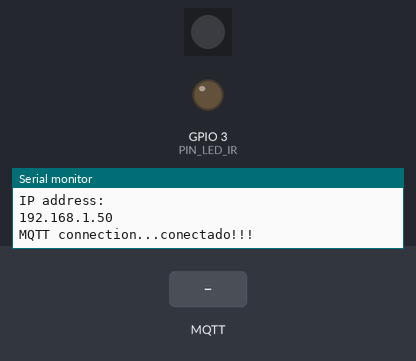
This program was run on a simulated ESP8266 (NodeMCU). On the bench: 1 RGB LEDs in strip order, left to right, output pins drawn as LEDs (lit = HIGH), the last lines printed to the serial monitor. The inputs (shaded band) are chosen by the test bench. Dim RGB values are drawn brighter than linear; WiFi joins after 1.5 s; servers stay silent unless stated; the strip is taken to match the declared colour order; random numbers use the default seed unless the program sets one; no MQTT or app messages arrive unless stated.

Above: at 3.1 s.
3.2 s: MQTT message "AUTO27" arrives on the first subscribed topic
At 3.32 s:
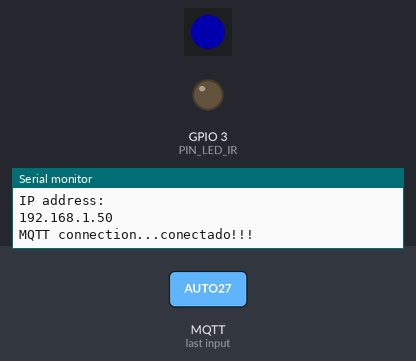
4.9 s: MQTT message "AUTO27" arrives on the second subscribed topic
At 5.7 s:
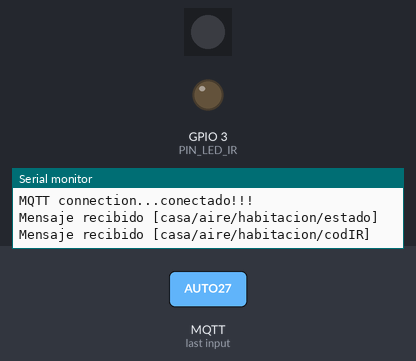
Timing chart, 0 to 7.9 s (numbered marks = the images above; inputs shaded):
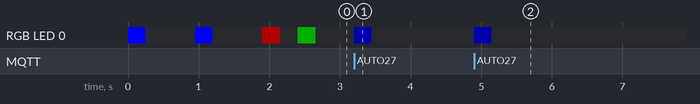

The program:

main.cpp
```cpp
// Dispositivo para enviar via infrarrojos códigos RAW
// Capturados previsamente mediante IRrecvDumpV2.ino
// @akirasan agosto 2020

#include <Arduino.h>
#include <IRremoteESP8266.h>
#include <IRsend.h>

#include <ESP8266WiFi.h>
#include <PubSubClient.h>

#include <Adafruit_NeoPixel.h>

// Configuración WiFi y servidor MQTT
#include "configuration.h" // Configura tus datos de conexión

#define topic_hola "casa/aire/habitacion"             // "Hola" al conectar al servidor MQTT
#define topic_escenario "casa/aire/habitacion/estado" // Enviamos estado/escenario pregrabado
#define topic_codigoIR "casa/aire/habitacion/codIR"   // Enviamos una array RAW con el código que queremos emitir por IR

WiFiClient espClient;
PubSubClient client(espClient);

const uint16_t PIN_LED_IR = 3; // ESP8266 GPIO pin to use. ESP8266-01 GPIO3 / RX
                               // Si quieres usar el GPIO2 recuerda montar con un transistor 2N222 por ejemplo
IRsend irsend(PIN_LED_IR);
int khz = 38;

// LED WS2812 - Ayuda visual para estado del dispositivo
#define PIN 0
#define NUMPIXELS 1
Adafruit_NeoPixel led_RGB(NUMPIXELS, PIN, NEO_RGB + NEO_KHZ800);

// Datos capturados con IRrecvDumpV2.ino
// Estos serán los escenarios previamente capturados y configurados
uint16_t AUTO27[] = {2950, 3100, 3000, 4400, 500, 1700, 550, 550, 500, 1700, 550, 550, 550, 550, 550, 1650, 550, 550, 550, 1650, 550, 1650, 550, 550, 550, 1650, 550, 1650, 550, 550, 550, 550, 550, 1650, 550, 1650, 550, 550, 550, 550, 550, 1650, 550, 1700, 500, 600, 500, 1700, 500, 1700, 500, 1650, 550, 600, 500, 600, 500, 1700, 550, 550, 500, 600, 500, 600, 550, 550, 550, 1650, 500, 600, 500, 600, 500, 600, 550, 550, 550, 1650, 550, 1650, 550, 550, 550, 550, 550, 550, 550, 550, 550, 550, 550, 600, 550, 550, 500, 600, 500, 600, 500, 600, 500, 600, 500, 1700, 500, 600, 500, 600, 550, 550, 550, 550, 550, 550, 550, 550, 550, 550, 550, 550, 550, 550, 550, 550, 550, 550, 550, 600, 500, 600, 500, 600, 500, 1700, 500, 1700, 500, 1700, 500, 1700, 500, 1700, 500, 1700, 550, 550, 550, 550, 550};

uint16_t FAN1[] = {950, 3100, 2950, 4450, 500, 1700, 500, 600, 500, 1700, 500, 600, 500, 600, 500, 1700, 500, 600, 500, 1700, 500, 1700, 500, 600, 500, 600, 500, 600, 550, 550, 550, 600, 500, 1700, 500, 1650, 550, 550, 550, 600, 500, 1700, 500, 600, 500, 1700, 500, 1700, 500, 600, 500, 1700, 500, 600, 500, 600, 500, 1700, 500, 600, 500, 1700, 500, 1700, 500, 600, 500, 600, 500, 600, 500, 600, 500, 600, 500, 600, 550, 1650, 550, 1700, 500, 600, 500, 600, 500, 1700, 500, 1700, 500, 600, 500, 600, 500, 600, 500, 600, 500, 600, 500, 600, 500, 1700, 500, 600, 500, 600, 500, 600, 500, 600, 500, 600, 550, 550, 550, 550, 550, 550, 550, 600, 500, 600, 500, 600, 500, 600, 500, 600, 500, 600, 500, 600, 500, 1700, 500, 1700, 500, 600, 500, 600, 500, 1700, 500, 1700, 500, 600, 550, 1650, 500};
uint16_t FAN2[] = {2950, 3100, 2950, 4450, 500, 1700, 500, 600, 500, 1700, 500, 600, 500, 600, 500, 1700, 500, 600, 500, 1700, 500, 1700, 500, 600, 500, 600, 500, 600, 500, 600, 500, 600, 550, 1700, 500, 1650, 500, 600, 500, 600, 550, 1700, 500, 600, 500, 1700, 500, 1700, 500, 600, 500, 1700, 500, 600, 500, 600, 500, 1700, 500, 600, 500, 1700, 500, 1700, 500, 600, 500, 1700, 500, 600, 500, 600, 500, 600, 500, 600, 500, 1700, 500, 1700, 500, 600, 550, 550, 500, 1700, 550, 550, 550, 600, 500, 600, 500, 600, 500, 600, 500, 600, 500, 600, 500, 1700, 500, 600, 500, 600, 500, 600, 500, 600, 500, 600, 500, 600, 500, 600, 500, 600, 500, 600, 500, 600, 550, 600, 500, 600, 500, 600, 500, 600, 500, 600, 500, 1700, 500, 600, 500, 600, 500, 600, 500, 1700, 500, 1700, 500, 1700, 500, 600, 500};
uint16_t FAN3[] = {2950, 3050, 2950, 4450, 550, 1700, 500, 600, 500, 1700, 500, 600, 500, 600, 500, 1700, 500, 600, 550, 1650, 500, 1700, 500, 600, 500, 600, 500, 600, 500, 600, 500, 600, 500, 1700, 500, 1700, 550, 550, 550, 550, 550, 1650, 550, 550, 500, 1700, 500, 1700, 550, 600, 500, 1650, 550, 550, 500, 600, 500, 1700, 550, 600, 500, 1700, 500, 1700, 500, 600, 500, 1700, 500, 600, 500, 600, 500, 600, 500, 600, 500, 1700, 500, 1700, 500, 600, 500, 600, 500, 600, 500, 1700, 500, 600, 550, 550, 500, 600, 500, 600, 550, 600, 500, 550, 550, 1700, 500, 600, 500, 600, 500, 600, 500, 600, 500, 600, 500, 600, 500, 600, 500, 600, 500, 600, 500, 600, 500, 600, 500, 600, 500, 600, 550, 550, 550, 550, 550, 550, 550, 1650, 550, 600, 500, 600, 500, 1700, 500, 1700, 500, 1700, 500, 600, 500};

uint16_t OFF[] = {2950, 3100, 2950, 4450, 500, 1700, 500, 600, 550, 1650, 500, 600, 500, 600, 500, 1700, 500, 600, 500, 1700, 500, 1700, 500, 600, 500, 600, 500, 600, 500, 600, 550, 550, 550, 600, 500, 550, 550, 600, 500, 600, 500, 1700, 500, 600, 500, 1700, 500, 1700, 500, 600, 500, 1700, 500, 600, 500, 600, 500, 1700, 500, 600, 500, 1700, 500, 1700, 500, 1700, 500, 600, 500, 600, 500, 600, 550, 550, 500, 600, 550, 1700, 500, 1700, 500, 600, 500, 600, 500, 1700, 500, 1700, 500, 600, 500, 600, 500, 600, 500, 600, 550, 550, 500, 600, 500, 1700, 500, 600, 550, 550, 500, 600, 500, 600, 550, 600, 500, 600, 500, 600, 500, 600, 500, 600, 500, 600, 500, 600, 500, 600, 550, 550, 500, 600, 500, 600, 500, 1700, 500, 1700, 550, 550, 500, 600, 550, 1650, 500, 1700, 550, 550, 550, 600, 500};

void led_parpadeo(byte R, byte G, byte B)
{
  for (byte i = 0; i < 3; i++)
  {
    led_RGB.setPixelColor(0, led_RGB.Color(R, G, B));
    led_RGB.show();
    delay(100);
    led_RGB.setPixelColor(0, led_RGB.Color(0, 0, 0));
    led_RGB.show();
    delay(50);
  }
  led_RGB.clear();
}

void setup_wifi()
{
  // We start by connecting to a WiFi network
  Serial.println();
  Serial.print("Connecting to ");
  Serial.println(ssid);

  WiFi.mode(WIFI_STA);
  WiFi.begin(ssid, password);

  while (WiFi.status() != WL_CONNECTED)
  {
    led_parpadeo(0, 0, 255);
    delay(500);
    Serial.print(".");
  }

  randomSeed(micros());

  Serial.println("");
  Serial.println("WiFi connected");
  Serial.println("IP address: ");
  Serial.println(WiFi.localIP());
}

// Lectura de mensajes MQTT suscritos
void mensaje_recibido(char *topic, byte *payload, unsigned int length)
{

  led_parpadeo(0, 00, 50);

  Serial.print("Mensaje recibido [");
  Serial.print(topic);
  Serial.print("] ");

  String topicStr = topic;

  if (topicStr == topic_escenario)
  {

    String payloadStr;
    for (unsigned int i = 0; i < length; i++)
    {
      payloadStr += (char)payload[i];
    }

    if (payloadStr == "AUTO27")
    {
      irsend.sendRaw(AUTO27, sizeof(AUTO27) / sizeof(uint16_t), khz); // Send a raw data capture at 38kHz.
    }

    if (payloadStr == "OFF")
    {
      irsend.sendRaw(OFF, sizeof(OFF) / sizeof(uint16_t), khz); // Send a raw data capture at 38kHz.
    }

    if (payloadStr == "FAN1")
    {
      irsend.sendRaw(FAN1, sizeof(FAN1) / sizeof(uint16_t), khz); // Send a raw data capture at 38kHz.
    }

    if (payloadStr == "FAN2")
    {
      irsend.sendRaw(FAN2, sizeof(FAN2) / sizeof(uint16_t), khz); // Send a raw data capture at 38kHz.
    }

    if (payloadStr == "FAN3")
    {
      irsend.sendRaw(FAN3, sizeof(FAN3) / sizeof(uint16_t), khz); // Send a raw data capture at 38kHz.
    }
  }

  if (topic == topic_codigoIR)
  {
    // Pendiente implementación
  }
}

// Conexión al servidor MQTT
void conectarMQTT()
{
  // Loop hasta conectarnos a MQTT server y publicar/suscribir a mensajes
  while (!client.connected())
  {
    led_parpadeo(55, 0, 0);

    Serial.print("MQTT connection...");
    // Creamos un nombre de cliente aleatorio a partir de este prefijo
    String clientId = "ESP8266_AireA-";
    clientId += String(random(0xffff), HEX);
    // Intentamos conectarnos al servidor MQTT
    if (client.connect(clientId.c_str()))
    {
      Serial.println("conectado!!!");
      // Una vez conectado publicamos un mensaje de "HOLA!!!! estoy aquí!!!" al topic
      client.publish(topic_hola, "ON");
      // ...y nos suscribimos a los mensajes que queremos leer
      client.subscribe(topic_escenario); //Enviamos estado/escenario pregrabado
      client.subscribe(topic_codigoIR);  //Enviamos una array RAW con el código que queremos emitir por IR
      led_parpadeo(0, 55, 0);
    }
    else
    {
      led_RGB.setPixelColor(0, led_RGB.Color(255, 0, 0));
      led_RGB.show();
      Serial.print("error, rc=");
      Serial.print(client.state());
      Serial.println(" ...5 segundos (reintento)");
      delay(5000);
    }
  }
}

void setup()
{
  pinMode(PIN, OUTPUT);
  pinMode(PIN_LED_IR, OUTPUT);

  digitalWrite(PIN, LOW);
  digitalWrite(PIN_LED_IR, LOW);

  irsend.begin();
  Serial.begin(115200, SERIAL_8N1, SERIAL_TX_ONLY);

  led_RGB.begin(); //LED WS2812
  led_RGB.clear();

  // Configuación conexión WiFi
  setup_wifi();

  // Configuración conexión server MQTT y mensajes
  client.setServer(mqtt_server, mqtt_server_port);
  client.setCallback(mensaje_recibido);
}

void loop()
{
  // Verificamos si estamos conectados al servidor MQTT
  if (!client.connected())
  {
    conectarMQTT(); // Reintentos de conexión
  }
  client.loop(); // Por si hemos recibido algún mensaje de los suscritos
  led_RGB.clear();

  // Aquí cualquier otra cosa que quieras hacer...
}
```

configuration.h
```cpp
// Configuración datos WiFi y servidor MQTT

const char *ssid = "XXXXXXXX";               // SSID de la conexión WiFi
const char *password = "secreto";            // Password conexión WiFi
const char *mqtt_server = "XXX.XXX.XXX.XXX"; // Dirección IP del servidor MQTT
const uint16_t mqtt_server_port = 1883;      // Puerto de conexión al servidor
```

Measured:
- after the input at 3.2 s, RGB LED 0: off → RGB(0, 0, 50) at once, → off 0.25 s later
- after the input at 4.9 s, RGB LED 0: off → RGB(0, 0, 50) at once, → off 0.25 s later
